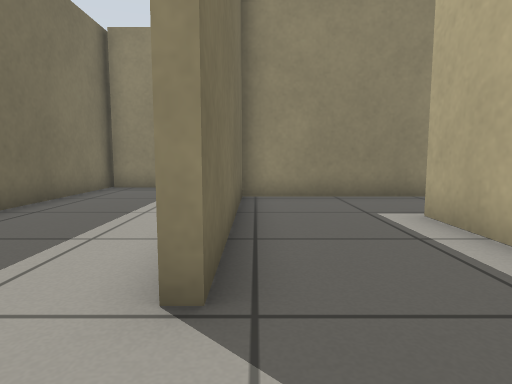
view 1 (above)

24 first-person views from a walk through a robot-simulator world made for Gazebo. The camera is 0.5 m above the floor, tilts 6° down and sees 75° across. The floor is counted in squares, 0.5 m on a side. Each view is taken from the middle of a square. On the plan, view 1 faces up. The plan holds only what a view shows up to about 12 squares ahead; the rest is blank.

view 2
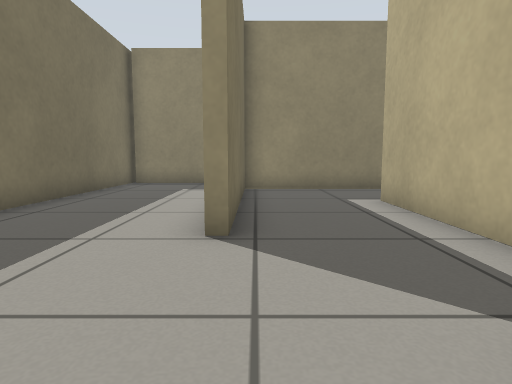

view 3
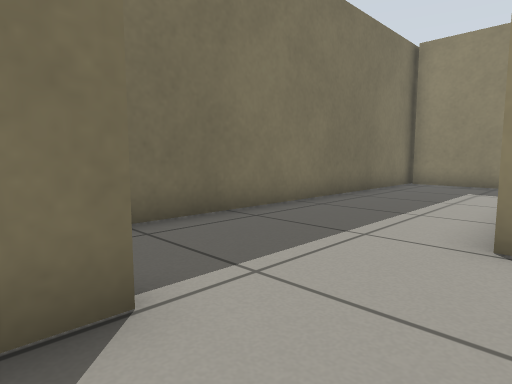

view 4
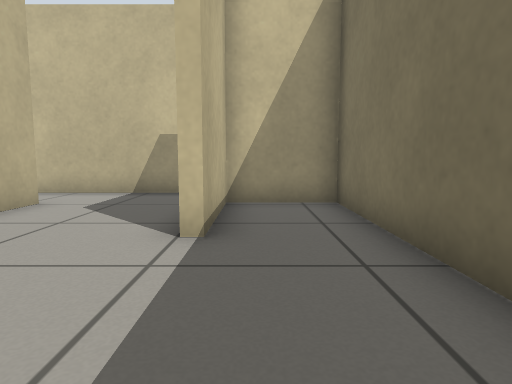

view 5
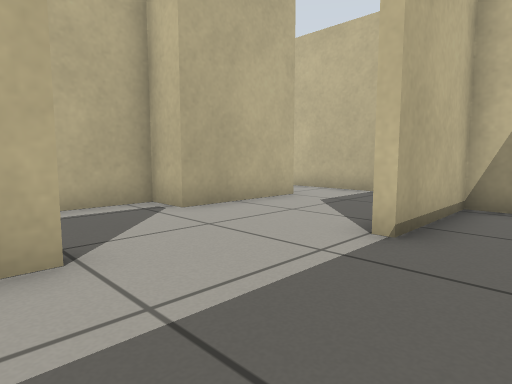

view 6
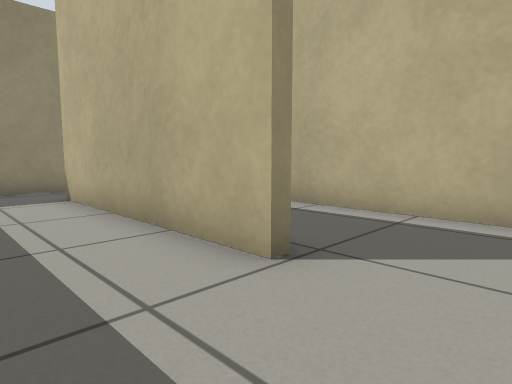

view 7
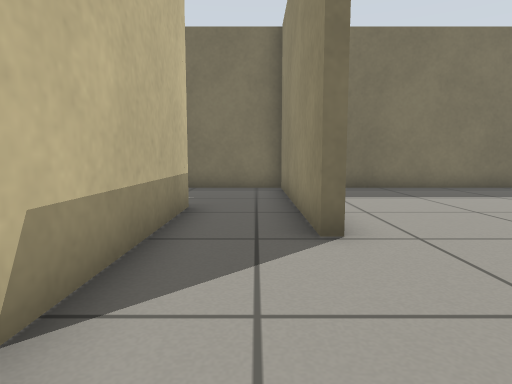

view 8
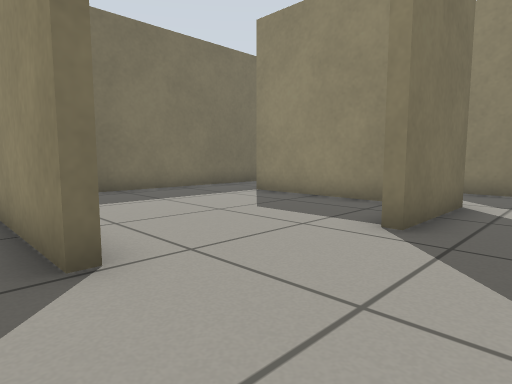

view 9
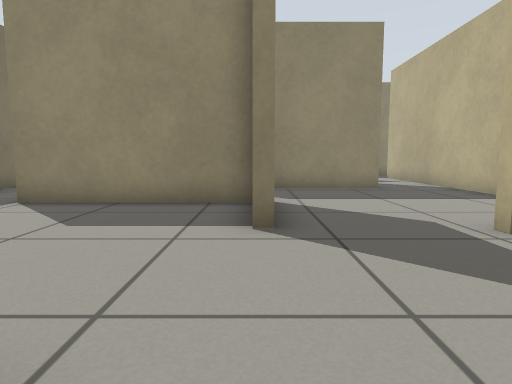

view 10
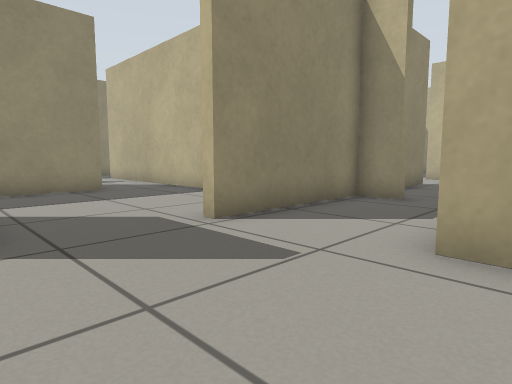

view 11
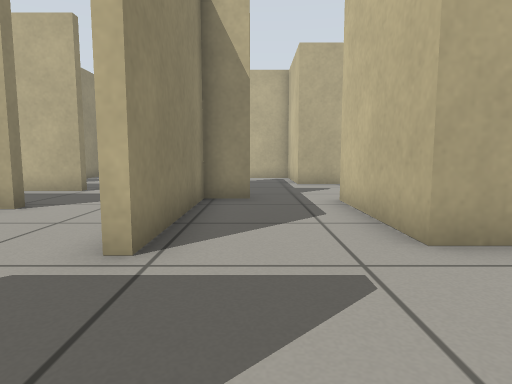

view 12
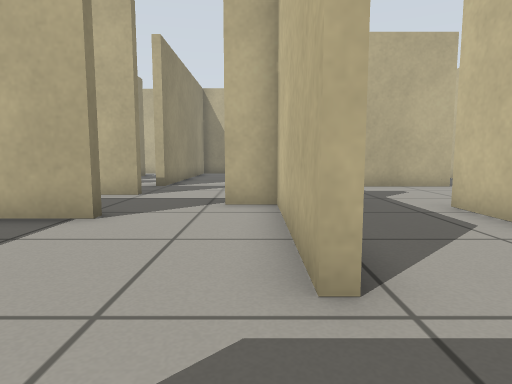

view 13
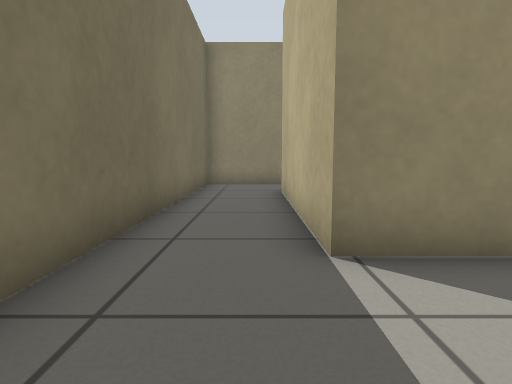

view 14
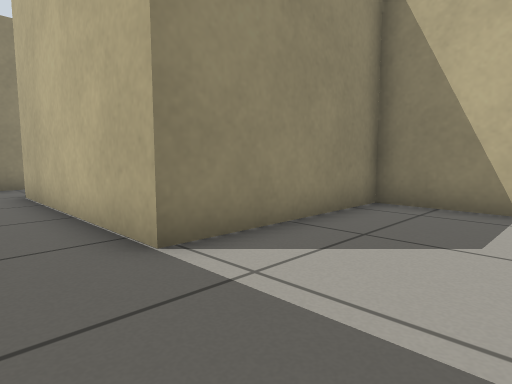

view 15
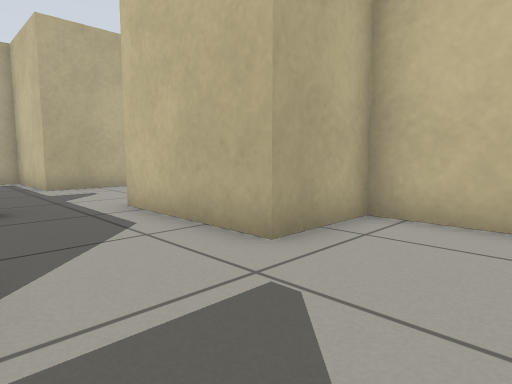

view 16
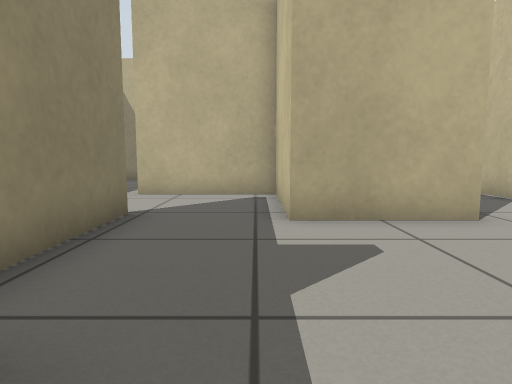

view 17
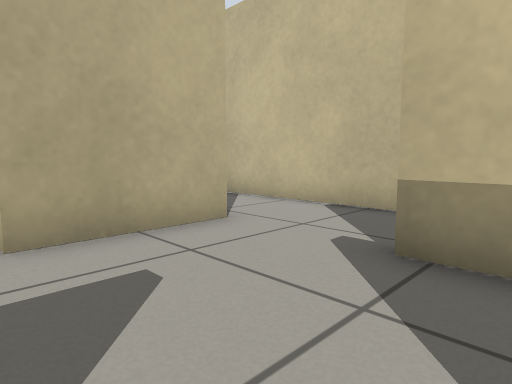

view 18
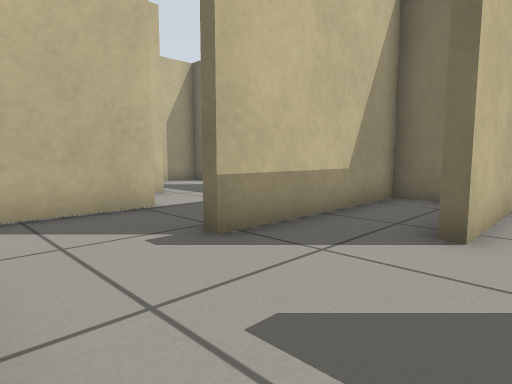

view 19
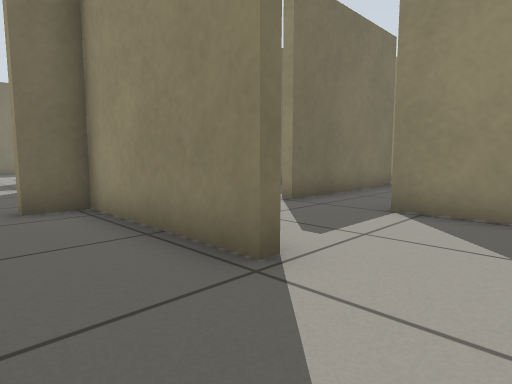

view 20
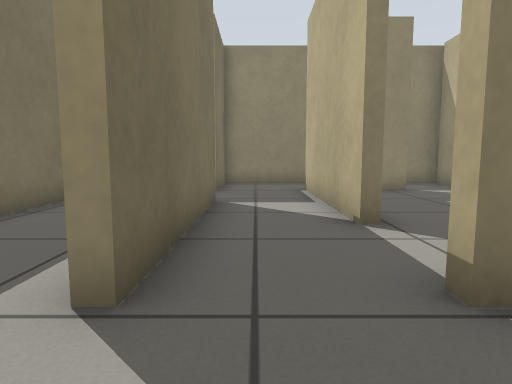

view 21
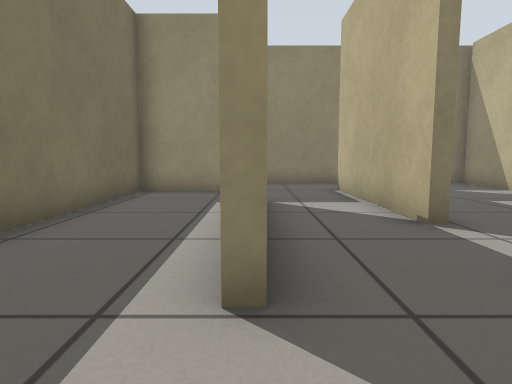

view 22
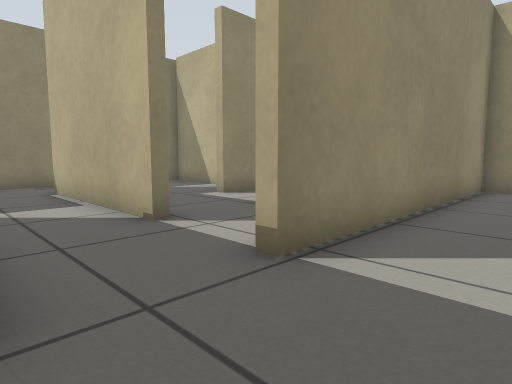

view 23
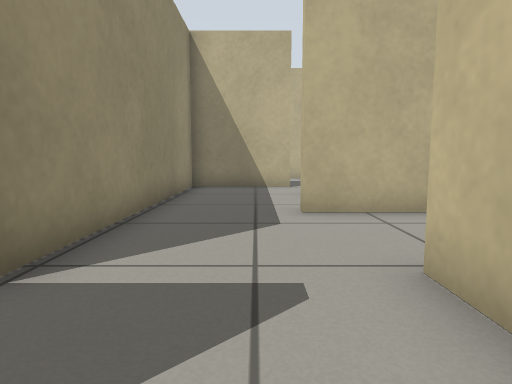

view 24
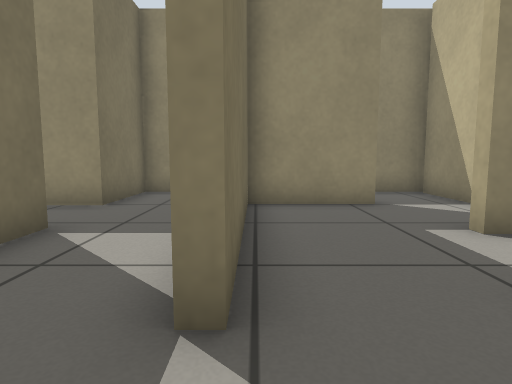

### Floor plan
Ten units are one square. View 1 is at (0, 0); x grows to the right and y downward. Boxes are objects, and circles mark ways between rooms. Rooms are numbered by the first view taken in them; rooms with no view inside come last. Other rooms are left out.
<svg viewBox="-53 -290 299 358">
<path fill="none" stroke="#000" d="M34 -83 -3 -83 -3 -21 -6 -21 -6 -86 26 -86M17 41 17 6 29 6 29 -56M-48 -113 -48 43 -22 43 -22 10M20 -108 -46 -108M-9 63 15 63M-21 10 -21 19M26 -86 67 -86 67 -111M33 -146 29 -146M67 -111 108 -111M109 -131 109 -143 63 -143 63 -146M33 -155 33 -146M144 -143 112 -143 112 -131M29 -149 29 -173 -22 -173 -22 -239M-17 -260 -48 -260 -48 -129M159 -143 144 -143M152 -115 189 -115 189 -152M184 -181 155 -181 155 -185M148 -146 159 -146M155 -208 155 -264M131 -237 131 -180M128 -180 128 -199M128 -258 96 -258 96 -202M109 -146 109 -158M152 -84 152 -115M126 -58 155 -58M70 -98 70 -86 123 -86 123 -82M63 -146 75 -146M33 -176 33 -155M93 -176 93 -186M241 -147 241 -181 184 -181M161 -285 128 -285 128 -258M209 -285 194 -285M207 -266 207 -283M97 -176 93 -176M75 -146 109 -146"/>
<circle cx="36" cy="-116" r="3" fill="#2a7"/>
<circle cx="150" cy="-125" r="3" fill="#2a7"/>
<circle cx="125" cy="-110" r="3" fill="#2a7"/>
<circle cx="50" cy="-150" r="3" fill="#2a7"/>
<circle cx="170" cy="-145" r="3" fill="#2a7"/>
<circle cx="136" cy="-174" r="3" fill="#2a7"/>
<circle cx="190" cy="-165" r="3" fill="#2a7"/>
<circle cx="130" cy="-245" r="3" fill="#2a7"/>
<circle cx="145" cy="-260" r="3" fill="#2a7"/>
<circle cx="95" cy="-165" r="3" fill="#2a7"/>
<text x="-20" y="-30">1</text>
<text x="40" y="-110">2</text>
<text x="80" y="-130">3</text>
<text x="-20" y="-160">4</text>
<text x="170" y="-130">5</text>
<text x="150" y="-170">6</text>
<text x="150" y="-220">7</text>
<text x="120" y="-210">8</text>
<text x="130" y="-90">9</text>
<text x="60" y="-170">10</text>
<text x="210" y="-170">11</text>
<text x="170" y="-280">12</text>
<text x="90" y="-170">13</text>
</svg>
Room 2 opens to room 3. Room 3 opens to room 5. Room 3 opens to room 9. Room 3 opens to room 10. Room 5 opens to room 6. Room 6 opens to room 8. Room 6 opens to room 11. Room 7 opens to room 8. Room 7 opens to room 12. Room 8 opens to room 13.

Where each view was taken, in squares from view 1:
view 1: 0 up, 0 right, facing up
view 2: 2 down, 0 right, facing up
view 3: 2 down, 0 right, facing up-left
view 4: 3 up, 3 left, facing down
view 5: 3 up, 4 left, facing down-right
view 6: 0 up, 3 left, facing up-right
view 7: 10 up, 6 right, facing left
view 8: 10 up, 5 right, facing up-left
view 9: 10 up, 3 right, facing up
view 10: 10 up, 3 right, facing up-right
view 11: 13 up, 3 right, facing right
view 12: 15 up, 4 right, facing right
view 13: 14 up, 3 left, facing up
view 14: 14 up, 4 left, facing up-right
view 15: 14 up, 4 right, facing down-right
view 16: 12 up, 10 right, facing right
view 17: 12 up, 11 right, facing down-right
view 18: 12 up, 15 right, facing down-left
view 19: 12 up, 18 right, facing up-left
view 20: 16 up, 14 right, facing up
view 21: 16 up, 13 right, facing up
view 22: 16 up, 13 right, facing up-right
view 23: 16 up, 13 right, facing right
view 24: 19 up, 16 right, facing up
